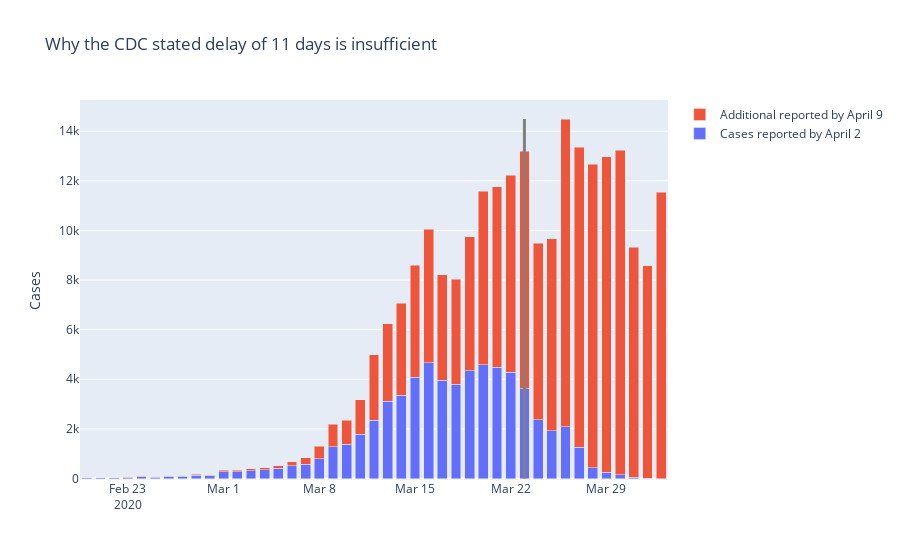

The notebook cell this image was saved under:
### Code cell
d = df_delay.loc[df_delay['date_time'] >= '2020-02-20']
fig = go.Figure(data=[
    go.Bar(name='Cases reported by April 2', x=d['date_time'], y=d['cases_Apr2']),
    go.Bar(name='Additional reported by April 9', x=d['date_time'], y=d['new_cases'])
])
fig.add_shape(
        # Line Vertical
        dict(
            type="line",
            x0=pd.to_datetime('2020-03-23'),
            y0=0,
            x1=pd.to_datetime('2020-03-23'),
            y1=d['cases_Apr9'].max(),
            line=dict(
                color="Gray",
                width=3
            )
))
# fig.add_trace(go.Scatter(
#     x=[pd.to_datetime('2020-03-23')],
#     y=[d['cases_Apr9'].max() + 500],
#     text=["11 day stated delay"],
#     mode="text"
# ))
fig.update_layout(
    title_text='Why the CDC stated delay of 11 days is insufficient', 
    yaxis_title_text='Cases', 
    bargap=0.2, # gap between bars of adjacent location coordinates
    bargroupgap=0.1 # gap between bars of the same location coordinates
)
fig.update_layout(barmode='stack')
fig.show()

### Figure 1 — Plotly figure (JSON) as saved in the notebook; plotly's stock layout.template omitted (floating-point values rounded to 4 significant figures)
{"data": [{"name": "Cases reported by April 2", "type": "bar", "x": ["2020-02-20T00:00:00", "2020-02-21T00:00:00", "2020-02-22T00:00:00", "2020-02-23T00:00:00", "2020-02-24T00:00:00", "2020-02-25T00:00:00", "2020-02-26T00:00:00", "2020-02-27T00:00:00", "2020-02-28T00:00:00", "2020-02-29T00:00:00", "2020-03-01T00:00:00", "2020-03-02T00:00:00", "2020-03-03T00:00:00", "2020-03-04T00:00:00", "2020-03-05T00:00:00", "2020-03-06T00:00:00", "2020-03-07T00:00:00", "2020-03-08T00:00:00", "2020-03-09T00:00:00", "2020-03-10T00:00:00", "2020-03-11T00:00:00", "2020-03-12T00:00:00", "2020-03-13T00:00:00", "2020-03-14T00:00:00", "2020-03-15T00:00:00", "2020-03-16T00:00:00", "2020-03-17T00:00:00", "2020-03-18T00:00:00", "2020-03-19T00:00:00", "2020-03-20T00:00:00", "2020-03-21T00:00:00", "2020-03-22T00:00:00", "2020-03-23T00:00:00", "2020-03-24T00:00:00", "2020-03-25T00:00:00", "2020-03-26T00:00:00", "2020-03-27T00:00:00", "2020-03-28T00:00:00", "2020-03-29T00:00:00", "2020-03-30T00:00:00", "2020-03-31T00:00:00", "2020-04-01T00:00:00", "2020-04-02T00:00:00"], "y": [24, 32, 28, 35, 72, 53, 95, 86, 137, 119, 272, 273, 317, 351, 415, 520, 571, 803, 1288, 1387, 1775, 2351, 3116, 3361, 4077, 4662, 3965, 3809, 4345, 4588, 4475, 4280, 3618, 2375, 1928, 2094, 1267, 436, 249, 146, 46, 3, 0]}, {"name": "Additional reported by April 9", "type": "bar", "x": ["2020-02-20T00:00:00", "2020-02-21T00:00:00", "2020-02-22T00:00:00", "2020-02-23T00:00:00", "2020-02-24T00:00:00", "2020-02-25T00:00:00", "2020-02-26T00:00:00", "2020-02-27T00:00:00", "2020-02-28T00:00:00", "2020-02-29T00:00:00", "2020-03-01T00:00:00", "2020-03-02T00:00:00", "2020-03-03T00:00:00", "2020-03-04T00:00:00", "2020-03-05T00:00:00", "2020-03-06T00:00:00", "2020-03-07T00:00:00", "2020-03-08T00:00:00", "2020-03-09T00:00:00", "2020-03-10T00:00:00", "2020-03-11T00:00:00", "2020-03-12T00:00:00", "2020-03-13T00:00:00", "2020-03-14T00:00:00", "2020-03-15T00:00:00", "2020-03-16T00:00:00", "2020-03-17T00:00:00", "2020-03-18T00:00:00", "2020-03-19T00:00:00", "2020-03-20T00:00:00", "2020-03-21T00:00:00", "2020-03-22T00:00:00", "2020-03-23T00:00:00", "2020-03-24T00:00:00", "2020-03-25T00:00:00", "2020-03-26T00:00:00", "2020-03-27T00:00:00", "2020-03-28T00:00:00", "2020-03-29T00:00:00", "2020-03-30T00:00:00", "2020-03-31T00:00:00", "2020-04-01T00:00:00", "2020-04-02T00:00:00"], "y": [6, 7, 5, 13, 21, 24, 13, 23, 33, 22, 70, 57, 68, 77, 99, 156, 262, 490, 901, 963, 1393, 2646, 3127, 3702, 4518, 5390, 4246, 4224, 5396, 6984, 7280, 7934, 9576, 7101, 7741, 12397, 12083, 12237, 12718, 13077, 9285, 8566, 11529]}], "layout": {"bargap": 0.2, "bargroupgap": 0.1, "barmode": "stack", "shapes": [{"line": {"color": "Gray", "width": 3}, "type": "line", "x0": "2020-03-23T00:00:00", "x1": "2020-03-23T00:00:00", "y0": 0, "y1": 14491}], "title": {"text": "Why the CDC stated delay of 11 days is insufficient"}, "yaxis": {"title": {"text": "Cases"}}}}
